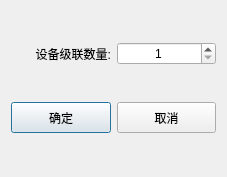
<?xml version="1.0" encoding="UTF-8"?>
<ui version="4.0">
 <class>SiSetDevNumDlg</class>
 <widget class="QDialog" name="SiSetDevNumDlg">
  <property name="geometry">
   <rect>
    <x>0</x>
    <y>0</y>
    <width>227</width>
    <height>177</height>
   </rect>
  </property>
  <property name="windowTitle">
   <string>级联数量</string>
  </property>
  <layout class="QVBoxLayout" name="verticalLayout">
   <item>
    <layout class="QHBoxLayout" name="horizontalLayout">
     <item>
      <widget class="QLabel" name="label">
       <property name="text">
        <string>设备级联数量:</string>
       </property>
       <property name="alignment">
        <set>Qt::AlignRight|Qt::AlignTrailing|Qt::AlignVCenter</set>
       </property>
      </widget>
     </item>
     <item>
      <widget class="QSpinBox" name="spinBox">
       <property name="alignment">
        <set>Qt::AlignCenter</set>
       </property>
       <property name="minimum">
        <number>1</number>
       </property>
       <property name="maximum">
        <number>32</number>
       </property>
      </widget>
     </item>
    </layout>
   </item>
   <item>
    <layout class="QHBoxLayout" name="horizontalLayout_2">
     <item>
      <widget class="QPushButton" name="okBtn">
       <property name="minimumSize">
        <size>
         <width>0</width>
         <height>31</height>
        </size>
       </property>
       <property name="text">
        <string>确定</string>
       </property>
      </widget>
     </item>
     <item>
      <widget class="QPushButton" name="cancelBtn">
       <property name="minimumSize">
        <size>
         <width>0</width>
         <height>31</height>
        </size>
       </property>
       <property name="text">
        <string>取消</string>
       </property>
      </widget>
     </item>
    </layout>
   </item>
  </layout>
 </widget>
 <resources/>
 <connections/>
</ui>
